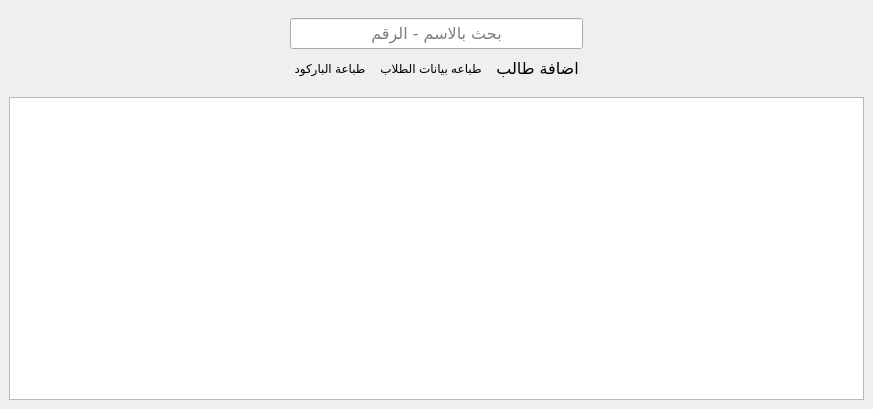
<?xml version="1.0" encoding="UTF-8"?>
<ui version="4.0">
 <class>Form</class>
 <widget class="QWidget" name="Form">
  <property name="geometry">
   <rect>
    <x>0</x>
    <y>0</y>
    <width>873</width>
    <height>409</height>
   </rect>
  </property>
  <property name="windowTitle">
   <string>Form</string>
  </property>
  <layout class="QVBoxLayout" name="verticalLayout">
   <property name="spacing">
    <number>0</number>
   </property>
   <property name="margin">
    <number>0</number>
   </property>
   <item>
    <widget class="QWidget" name="widget_5" native="true">
     <layout class="QVBoxLayout" name="verticalLayout_2">
      <item>
       <widget class="QWidget" name="widget_6" native="true">
        <layout class="QGridLayout" name="gridLayout_10">
         <item row="2" column="3">
          <widget class="QPushButton" name="add_btn">
           <property name="font">
            <font>
             <family>Alarabiya Font</family>
             <pointsize>12</pointsize>
             <weight>50</weight>
             <bold>false</bold>
            </font>
           </property>
           <property name="text">
            <string>اضافة طالب</string>
           </property>
           <property name="icon">
            <iconset resource="../views/source.qrc">
             <normaloff>:/n/img/Plus-500.png</normaloff>:/n/img/Plus-500.png</iconset>
           </property>
           <property name="iconSize">
            <size>
             <width>25</width>
             <height>25</height>
            </size>
           </property>
           <property name="flat">
            <bool>true</bool>
           </property>
          </widget>
         </item>
         <item row="1" column="4">
          <spacer name="horizontalSpacer_7">
           <property name="orientation">
            <enum>Qt::Horizontal</enum>
           </property>
           <property name="sizeHint" stdset="0">
            <size>
             <width>40</width>
             <height>20</height>
            </size>
           </property>
          </spacer>
         </item>
         <item row="1" column="0">
          <spacer name="horizontalSpacer_8">
           <property name="orientation">
            <enum>Qt::Horizontal</enum>
           </property>
           <property name="sizeHint" stdset="0">
            <size>
             <width>40</width>
             <height>20</height>
            </size>
           </property>
          </spacer>
         </item>
         <item row="2" column="1">
          <widget class="QPushButton" name="print_btn">
           <property name="text">
            <string>طباعة الباركود</string>
           </property>
           <property name="icon">
            <iconset resource="../views/source.qrc">
             <normaloff>:/n/img/Printer Door Open Filled-100.png</normaloff>:/n/img/Printer Door Open Filled-100.png</iconset>
           </property>
           <property name="iconSize">
            <size>
             <width>25</width>
             <height>25</height>
            </size>
           </property>
           <property name="flat">
            <bool>true</bool>
           </property>
          </widget>
         </item>
         <item row="1" column="1" colspan="3">
          <widget class="QLineEdit" name="search_edt">
           <property name="font">
            <font>
             <family>Alarabiya Font</family>
             <pointsize>12</pointsize>
             <weight>50</weight>
             <bold>false</bold>
            </font>
           </property>
           <property name="alignment">
            <set>Qt::AlignCenter</set>
           </property>
           <property name="placeholderText">
            <string>بحث بالاسم - الرقم</string>
           </property>
          </widget>
         </item>
         <item row="2" column="2">
          <widget class="QPushButton" name="print_student_info">
           <property name="text">
            <string>طباعه بيانات الطلاب</string>
           </property>
           <property name="icon">
            <iconset resource="../views/source.qrc">
             <normaloff>:/n/img/Conference Call Filled-100.png</normaloff>:/n/img/Conference Call Filled-100.png</iconset>
           </property>
           <property name="iconSize">
            <size>
             <width>30</width>
             <height>30</height>
            </size>
           </property>
           <property name="flat">
            <bool>true</bool>
           </property>
          </widget>
         </item>
        </layout>
       </widget>
      </item>
      <item>
       <widget class="QTableView" name="all_students">
        <property name="font">
         <font>
          <family>Alarabiya Font</family>
          <pointsize>12</pointsize>
          <weight>50</weight>
          <bold>false</bold>
         </font>
        </property>
        <property name="layoutDirection">
         <enum>Qt::RightToLeft</enum>
        </property>
        <property name="editTriggers">
         <set>QAbstractItemView::NoEditTriggers</set>
        </property>
       </widget>
      </item>
     </layout>
    </widget>
   </item>
  </layout>
 </widget>
 <resources>
  <include location="../views/source.qrc"/>
 </resources>
 <connections/>
</ui>
